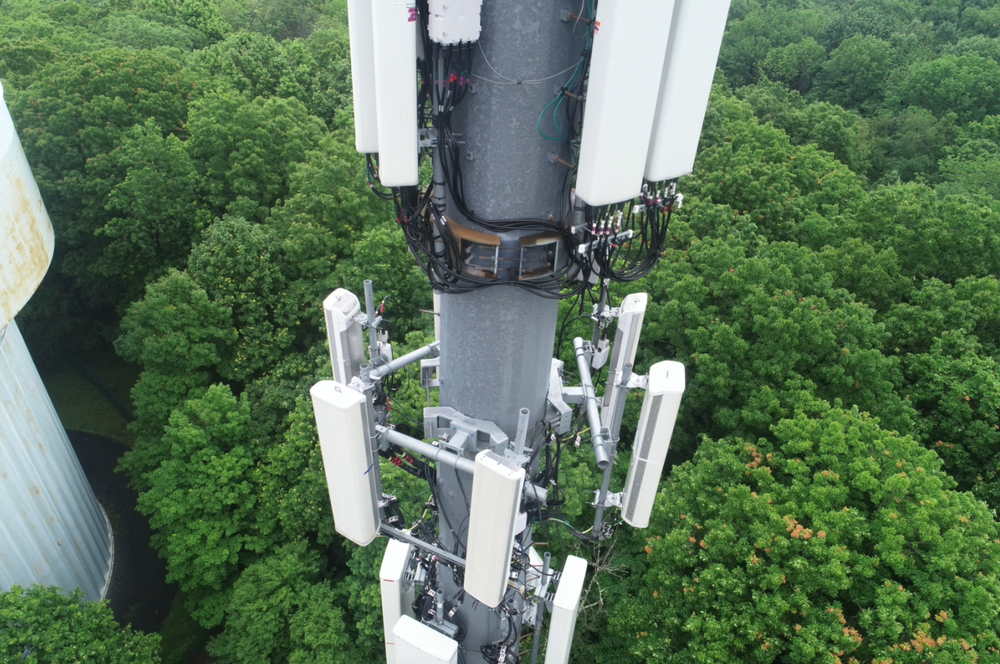
#> input picture img/16.png, 1000 x 664 px, shrunk from 1421 x 944 before the run, found by its file name
$ python test.py
#> lines starting #> are read from the running program, lines starting #| are printed output that depends on the picture; after the words box and inside, x2 and y2 are one past the last pixel; in counts of white or black regions, pixels touching at a corner belong together
import numpy as np
import cv2

# Read the image and perfrom an OTSU threshold
img = cv2.imread("images/16.png")
#> img is the input picture: shape (664, 1000, 3); mean B, G, R 89.6, 115.5, 91.8
gray = cv2.cvtColor(img,cv2.COLOR_BGR2GRAY)
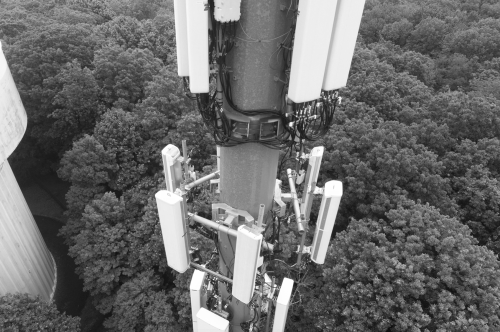
#> gray: shape (664, 1000) (shown at 1/2 size); min 12, max 255, mean 105.5
ret, thresh = cv2.threshold(gray,0,255,cv2.THRESH_BINARY_INV+cv2.THRESH_OTSU)
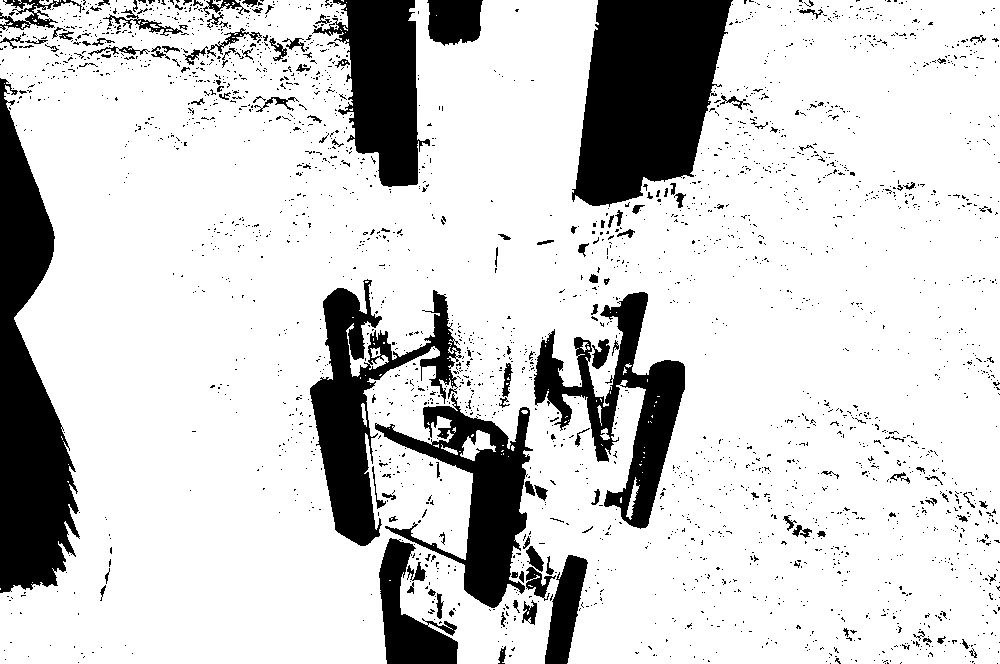
#> thresh: shape (664, 1000); 81.7% white; 2650 black regions (2506 under 20 px), largest, box (x1, y1, x2, y2) and area: (572, 0, 733, 207) 23689, (0, 78, 80, 593) 22734, (310, 279, 462, 546) 13565
#> ret = 145

# Remove hair with opening
kernel = np.ones((5,5),np.uint8)
opening = cv2.morphologyEx(thresh,cv2.MORPH_OPEN,kernel, iterations = 2)
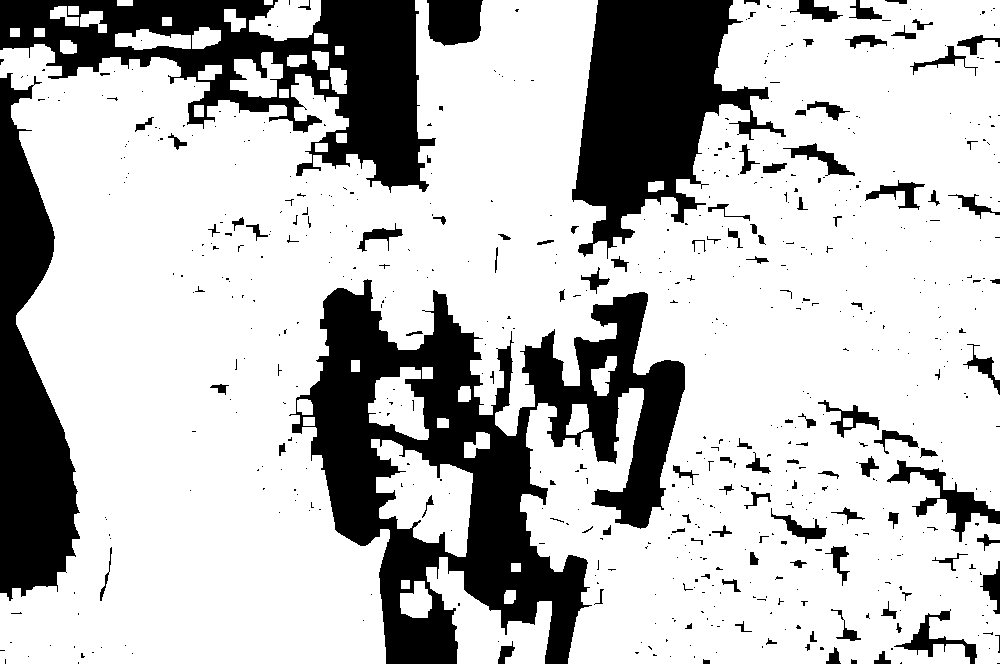
#> opening: shape (664, 1000); 74.9% white; 645 black regions (530 under 20 px), largest, box (x1, y1, x2, y2) and area: (289, 279, 685, 664) 62216, (0, 0, 436, 193) 32703, (572, 0, 786, 259) 27724

# Combine surrounding noise with ROI
kernel = np.ones((6,6),np.uint8)
dilate = cv2.dilate(opening,kernel,iterations=3)
#> dilate: shape (664, 1000); 88% white; 27 black regions (3 under 20 px), largest, box (x1, y1, x2, y2) and area: (585, 0, 724, 212) 20401, (0, 87, 70, 587) 18506, (321, 300, 489, 537) 10300

# Blur the image for smoother ROI
blur = cv2.blur(dilate,(15,15))
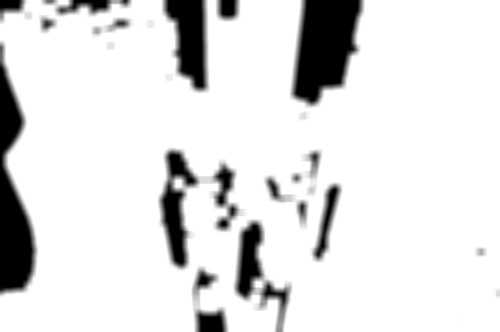
#> blur: shape (664, 1000) (shown at 1/2 size); min 0, max 255, mean 224.3

# Perform another OTSU threshold and search for biggest contour
ret, thresh = cv2.threshold(blur,0,255,cv2.THRESH_BINARY+cv2.THRESH_OTSU)
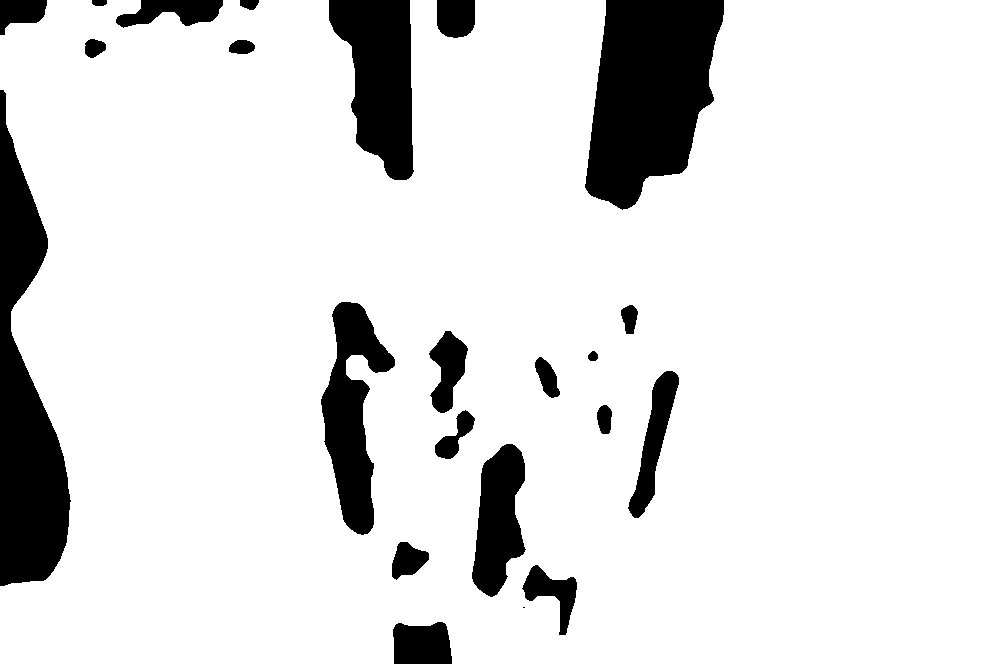
#> thresh: shape (664, 1000); 87.9% white; 23 black regions (1 under 20 px)
#> ret = 139

cv2.imshow('thresh', thresh)
cv2.waitKey(0)

contours, hierarchy = cv2.findContours(thresh,cv2.RETR_TREE,cv2.CHAIN_APPROX_NONE)
#> contours = 15 contours, 1 with area under 20; largest, box (x1, y1, x2, y2) and area: (0, 0, 1000, 664) 605263, (320, 301, 396, 536) 8718, (471, 443, 527, 598) 5686, (627, 370, 680, 519) 2925, (428, 330, 469, 414) 1943
cnt = max(contours, key=cv2.contourArea)
#> cnt = contour of 4230 points, box (x1, y1, x2, y2) (0, 0, 1000, 664), area 605263

# Create a new mask for the result image
h, w = img.shape[:2]
mask = np.zeros((h, w), np.uint8)

# Draw the contour on the new mask and perform the bitwise operation
cv2.drawContours(mask, [cnt],-1, 255, -1)
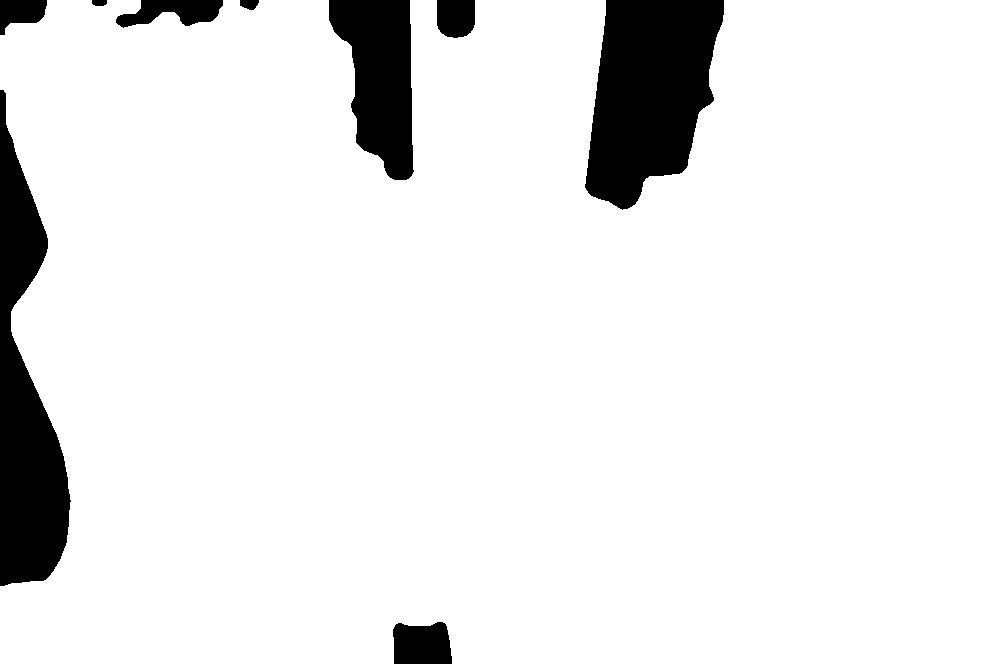
#> mask: shape (664, 1000); 91.5% white; 9 black regions, largest, box (x1, y1, x2, y2) and area: (585, 0, 724, 210) 20717, (0, 90, 71, 586) 18875, (329, 0, 414, 180) 10339
res = cv2.bitwise_and(img, img, mask=mask)
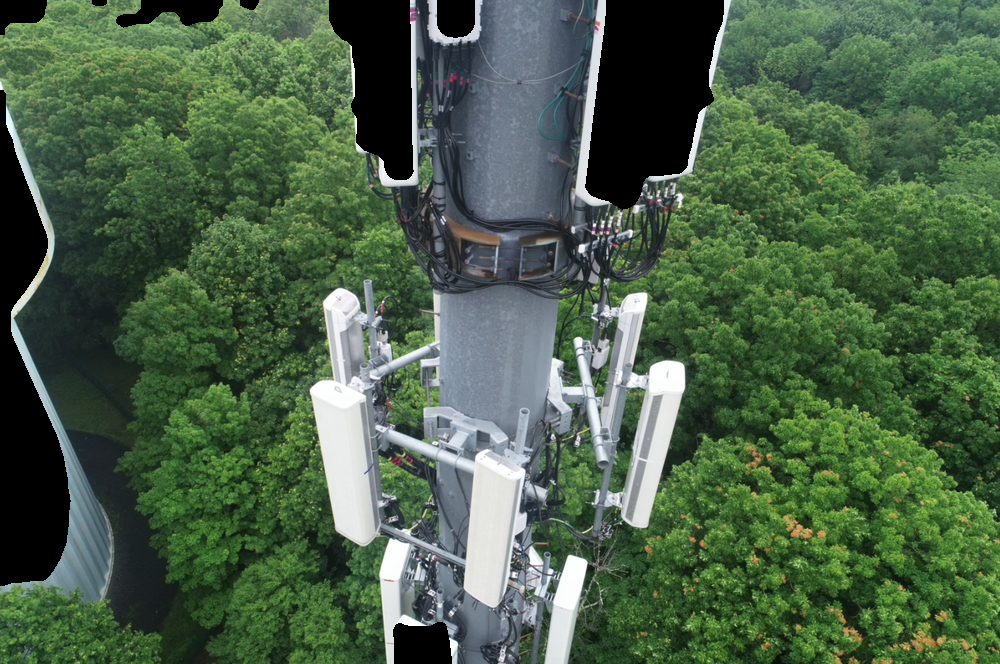
#> res: shape (664, 1000, 3); mean B, G, R 71.1, 96.9, 74.1

# Display the result
cv2.imshow('img', res)
cv2.waitKey(0)
cv2.destroyAllWindows()

$ run again, with img/9.png copied over img/16.png
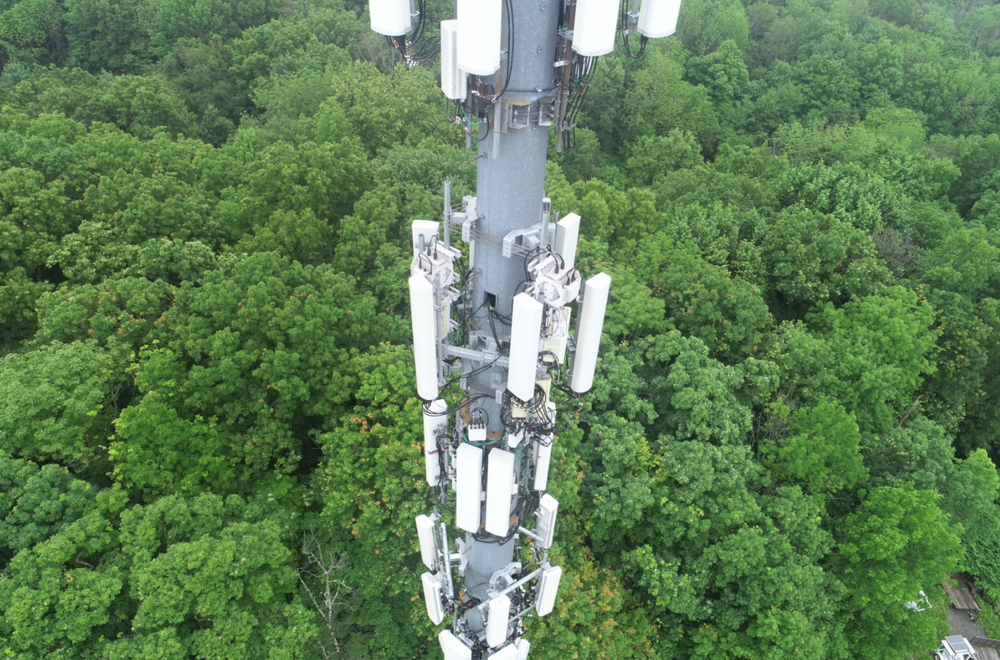
#> input picture img/9.png, 1000 x 660 px, shrunk from 1418 x 936 before the run, found by its file name
#> img is the input picture: shape (660, 1000, 3); mean B, G, R 85.9, 126.2, 95.7
#> `ret, thresh = cv2.threshold(gray,0,255,cv2.THRESH_BINARY_INV+cv2.THRES..`:
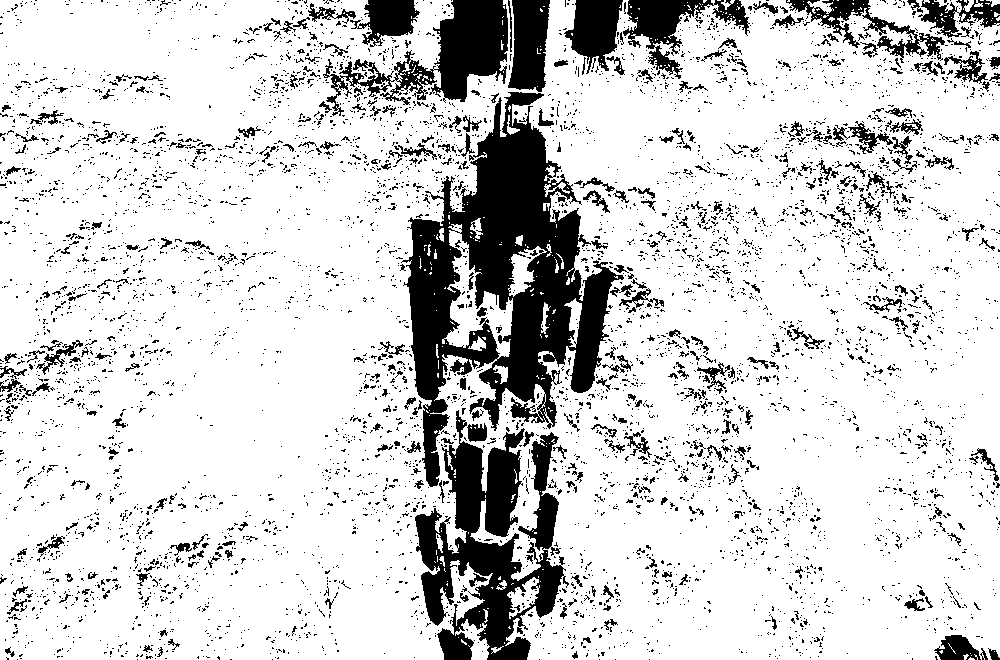
#> thresh: shape (660, 1000); 82.8% white; 5946 black regions (5550 under 20 px), largest, box (x1, y1, x2, y2) and area: (401, 92, 624, 487) 34741, (415, 410, 569, 660) 17454, (323, 0, 508, 116) 7476
#> `ret, thresh = cv2.threshold(gray,0,255,cv2.THRESH_BINARY_INV+cv2.THRES..`: ret = 141
#> opening: shape (660, 1000); 63.4% white; 660 black regions (510 under 20 px), largest, box (x1, y1, x2, y2) and area: (0, 0, 1000, 660) 169820, (767, 105, 959, 285) 12870, (0, 330, 172, 423) 6344
#> dilate: shape (660, 1000); 86.2% white; 60 black regions (23 under 20 px), largest, box (x1, y1, x2, y2) and area: (284, 0, 653, 660) 67187, (574, 0, 743, 85) 7006, (862, 0, 1000, 89) 5228
#> `ret, thresh = cv2.threshold(blur,0,255,cv2.THRESH_BINARY+cv2.THRESH_OT..`: ret = 144
#> contours = 24 contours, 1 with area under 20; largest, box (x1, y1, x2, y2) and area: (0, 0, 516, 660) 278358, (492, 0, 1000, 660) 275976, (443, 252, 541, 364) 6084, (846, 115, 914, 209) 3447, (391, 0, 455, 76) 3194
#> cnt = contour of 2769 points, box (x1, y1, x2, y2) (0, 0, 516, 660), area 278358
#> mask: shape (660, 1000); 42.4% white; 1 white region, box (x1, y1, x2, y2) and area: (0, 0, 516, 660) 279743
#> `res = cv2.bitwise_and(img, img, mask=mask)`:
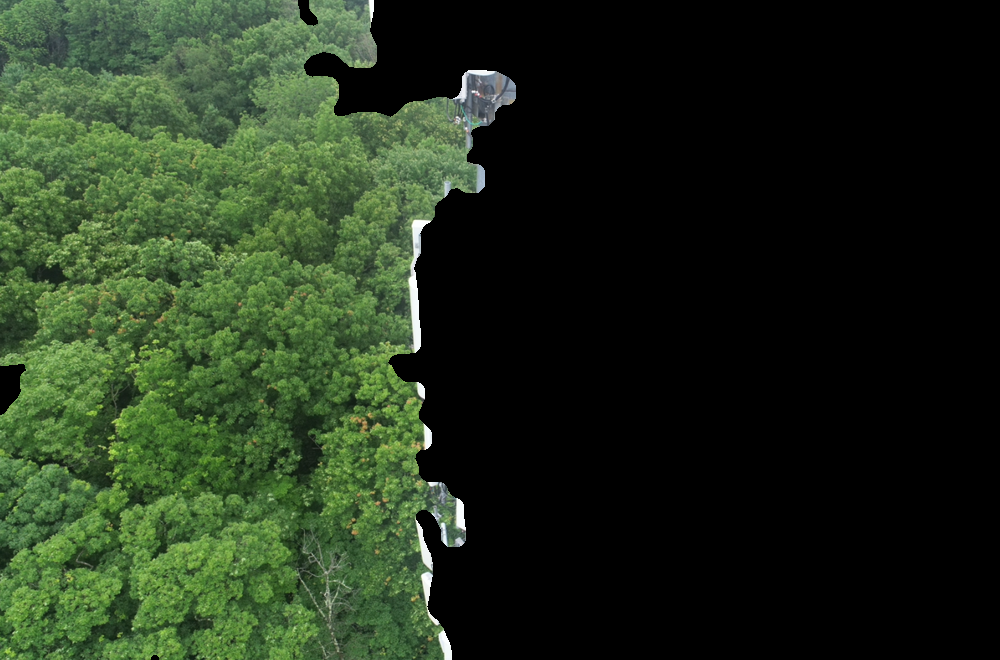
#> res: shape (660, 1000, 3); mean B, G, R 28.1, 48.4, 34.6
